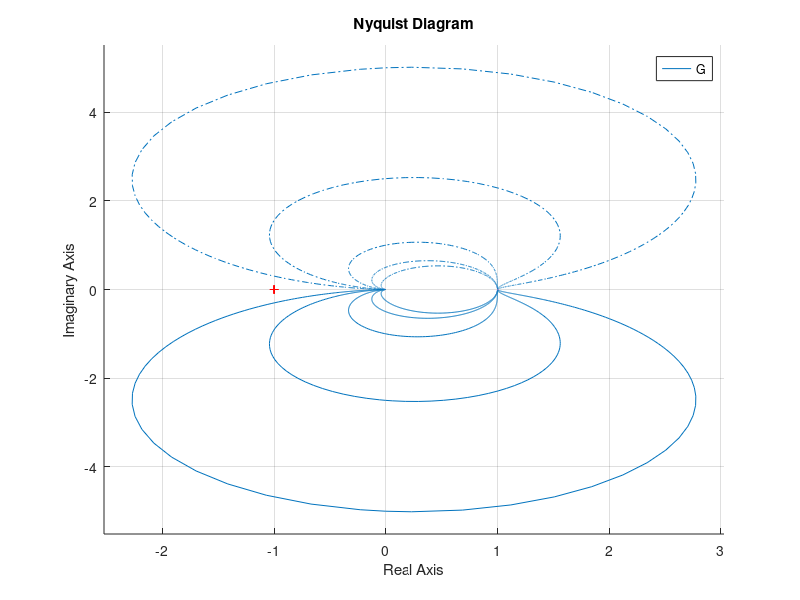

The MATLAB source for this figure: (Note: this script raises an error after producing the figure.)
clc; clear; close all;

% T 固定，分别在同一幅图绘制不同阻尼比时二阶振荡环节 G(s)=1/(Ts^2+2Tξs+1) 的N yquist 图和 Bode 图
T = 1;
xi = [0.1, 0.2, 0.5, 1, 2];
figure; hold on;
for i = 1:length(xi)
    G = tf(1, [T^2, 2*T*xi(i), 1]);
    nyquist(G);
end
legend('ξ = ' + string(xi(1)), 'ξ = ' + string(xi(2)), 'ξ = ' + string(xi(3)), 'ξ = ' + string(xi(4)), 'ξ = ' + string(xi(5)));
grid on;
title('不同 ξ 时二阶振荡环节 Nyquist 图');
saveas(gcf, 'figures_freq/nyquist_oscillation_diff_xi.png');

figure; hold on;
for i = 1:length(xi)
    G = tf(1, [T^2, 2*T*xi(i), 1]);
    bode(G);
end
legend('ξ = ' + string(xi(1)), 'ξ = ' + string(xi(2)), 'ξ = ' + string(xi(3)), 'ξ = ' + string(xi(4)), 'ξ = ' + string(xi(5)));
grid on;
title('不同 ξ 时二阶振荡环节 Bode 图');
saveas(gcf, 'figures_freq/bode_oscillation_diff_xi.png');

% 阻尼比固定，分别在同一幅图绘制不同时间常数时G(s)=1/(Ts^2+2Tξs+1)的Nyquist图和Bode图
xi = 1;
T = [1, 2, 4];
figure; hold on;
for i = 1:length(T)
    G = tf(1, [T(i)^2, 2*T(i)*xi, 1]);
    nyquist(G);
end
legend('T = ' + string(T(1)), 'T = ' + string(T(2)), 'T = ' + string(T(3)));
grid on;
title('不同 T 时二阶振荡环节 Nyquist 图');
saveas(gcf, 'figures_freq/nyquist_oscillation_diff_T.png');

figure; hold on;
for i = 1:length(T)
    G = tf(1, [T(i)^2, 2*T(i)*xi, 1]);
    bode(G);
end
legend('T = ' + string(T(1)), 'T = ' + string(T(2)), 'T = ' + string(T(3)));
grid on;
title('不同 T 时二阶振荡环节 Bode 图');
saveas(gcf, 'figures_freq/bode_oscillation_diff_T.png');
